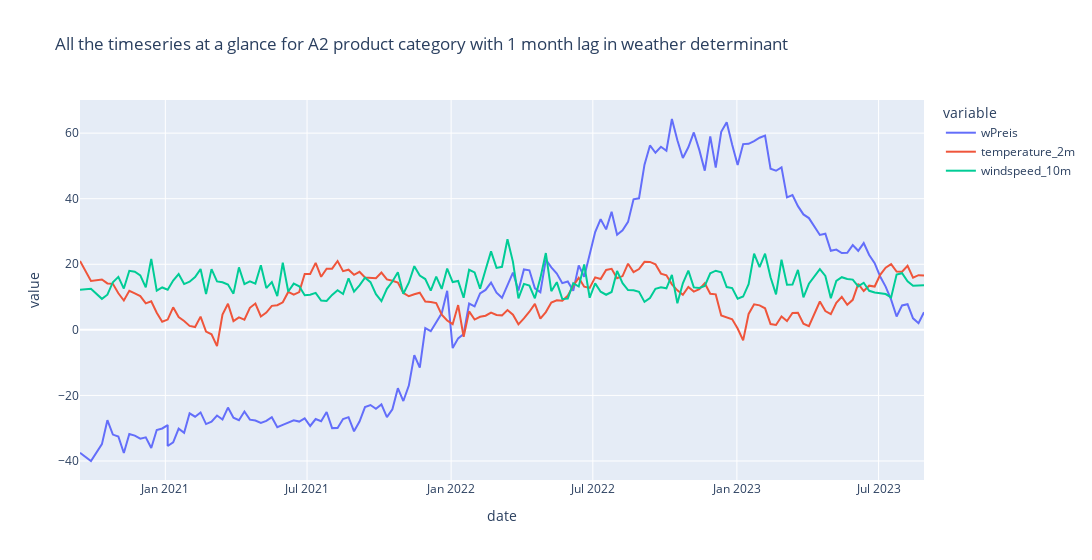

Notebook cell for this chart:
### Markdown cell above
### Visualising the time series for A2 categoriy with 1 month lag in weather determinant

### Code cell
fig = px.line(wdl_A2_2425, x='date', y=['wPreis','temperature_2m','windspeed_10m'], title='All the timeseries at a glance for A2 product category with 1 month lag in weather determinant', width=1500)
fig.show()

### Figure 1 — Plotly figure (JSON) as saved in the notebook; plotly's stock layout.template omitted (floating-point values rounded to 4 significant figures; data arrays with more than 128 entries replaced by an {"elided": "..."} marker saying what was removed)
{"data": [{"hovertemplate": "variable=wPreis<br>date=%{x}<br>value=%{y}<extra></extra>", "legendgroup": "wPreis", "line": {"color": "#636efa", "dash": "solid"}, "marker": {"symbol": "circle"}, "mode": "lines", "name": "wPreis", "orientation": "v", "showlegend": true, "type": "scatter", "x": {"elided": "153 str values"}, "xaxis": "x", "y": {"elided": "153 float values"}, "yaxis": "y"}, {"hovertemplate": "variable=temperature_2m<br>date=%{x}<br>value=%{y}<extra></extra>", "legendgroup": "temperature_2m", "line": {"color": "#EF553B", "dash": "solid"}, "marker": {"symbol": "circle"}, "mode": "lines", "name": "temperature_2m", "orientation": "v", "showlegend": true, "type": "scatter", "x": {"elided": "153 str values"}, "xaxis": "x", "y": {"elided": "153 float values"}, "yaxis": "y"}, {"hovertemplate": "variable=windspeed_10m<br>date=%{x}<br>value=%{y}<extra></extra>", "legendgroup": "windspeed_10m", "line": {"color": "#00cc96", "dash": "solid"}, "marker": {"symbol": "circle"}, "mode": "lines", "name": "windspeed_10m", "orientation": "v", "showlegend": true, "type": "scatter", "x": {"elided": "153 str values"}, "xaxis": "x", "y": {"elided": "153 float values"}, "yaxis": "y"}], "layout": {"legend": {"title": {"text": "variable"}, "tracegroupgap": 0}, "title": {"text": "All the timeseries at a glance for A2 product category with 1 month lag in weather determinant"}, "width": 1500, "xaxis": {"anchor": "y", "domain": [0, 1], "title": {"text": "date"}}, "yaxis": {"anchor": "x", "domain": [0, 1], "title": {"text": "value"}}}}
